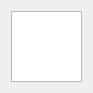
<?xml version="1.0" encoding="UTF-8"?>
<ui version="4.0">
 <class>UITransferView</class>
 <widget class="QWidget" name="UITransferView">
  <property name="geometry">
   <rect>
    <x>0</x>
    <y>0</y>
    <width>93</width>
    <height>93</height>
   </rect>
  </property>
  <property name="sizePolicy">
   <sizepolicy hsizetype="Expanding" vsizetype="Maximum">
    <horstretch>0</horstretch>
    <verstretch>0</verstretch>
   </sizepolicy>
  </property>
  <property name="windowTitle">
   <string>Form</string>
  </property>
  <layout class="QGridLayout" name="gridLayout">
   <item row="0" column="0">
    <widget class="QTreeView" name="treeView_TRANSFERS">
     <property name="frameShape">
      <enum>QFrame::StyledPanel</enum>
     </property>
     <property name="frameShadow">
      <enum>QFrame::Sunken</enum>
     </property>
     <property name="editTriggers">
      <set>QAbstractItemView::NoEditTriggers</set>
     </property>
     <property name="tabKeyNavigation">
      <bool>true</bool>
     </property>
     <property name="showDropIndicator" stdset="0">
      <bool>false</bool>
     </property>
     <property name="alternatingRowColors">
      <bool>true</bool>
     </property>
     <property name="selectionMode">
      <enum>QAbstractItemView::ExtendedSelection</enum>
     </property>
     <property name="verticalScrollMode">
      <enum>QAbstractItemView::ScrollPerPixel</enum>
     </property>
     <property name="rootIsDecorated">
      <bool>true</bool>
     </property>
     <property name="sortingEnabled">
      <bool>true</bool>
     </property>
     <property name="animated">
      <bool>false</bool>
     </property>
    </widget>
   </item>
  </layout>
 </widget>
 <resources/>
 <connections/>
</ui>
